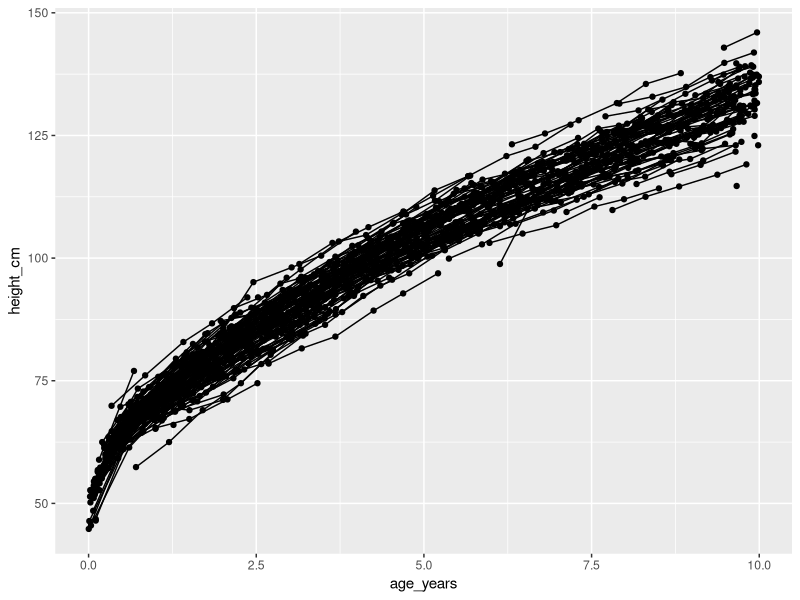

This chart was generated by the following R code:
############################################################
### Cleaning Xavante data. Mato Grosso, Brazil ####
###########################################################

#starting commit: 906a51e
#Author: catalina fernandez

setwd("/Users/catalinafernandez/Library/CloudStorage/OneDrive-Personal/Growth_Project/Source/Xavante/")


library(dplyr)
library(lubridate)

rm(list = ls())
dat <- read.csv("site_measurements.csv")

#####  checks to ensure consistency:

#1. remove observations that do not have BOTH height and weight.keep if only one is missing

sum(is.na(dat[["height_cm"]])) #Zero NA, all rows have height
sum(is.na(dat[["weight_kg"]])) # Zero NA, all rows have weight


# check if there are duplicated rows.
rep <- dat %>% select(-obs_id)
sum(duplicated(rep) | duplicated(rep, fromLast = TRUE)) #no duplicated


# how many people have X observations?
table(table(dat$person_id)) # Most individuals have 6 observations
# 1   2   3   4   5   6   7 
# 55  33  31  40  55 176   1 

#count number of people in the dataframe
dat %>%
  distinct(person_id) %>%
  count() #391 individuals


# plot heights to catch evident outliers

glimpse(dat)
#plot heights
library(ggplot2) 

dev.off() 
ggplot(dat, aes(x =age_years, y = height_cm , group = person_id))+
  geom_line() +
  geom_point()

# two height obs. for different individuals are 999 cm:ind 486, obs # 6wd8r and ind. 413, obs #f574s
# ind. 111, obs #3s4hp has a height of 13.6. 

#Check all obs. for each individual to change/remove obs based on general trajectory

print(dat[dat$person_id == 486, ]) 
print(dat[dat$person_id == 413, ]) 
print(dat[dat$person_id == 111, ]) 

# 999 is off the general growth trajectory for the individual 413 (it's not a typo of 99.9 cm)
# 999 is the only height available for ind. 486, and would be too small for age if it was 99 cm
# 999 is usually used for missing values in SPSS so convert both obs #f574s and #6wd8r to NA
#13.6 cm in 111 most likely a typo of 113.6 according to trajectory (n=6 obs)

dat$height_cm [which(dat$obs_id=="f574s")] <- NA 
dat$height_cm [which(dat$obs_id=="6wd8r")] <- NA 
dat$height_cm [which(dat$obs_id=="3s4hp")] <- 113.6 #13.6 probably typo; 113.6 likely given trajectory

## Flag obs, that are off the trajectory (for repeated measures)

#count n of obs. per ind.
dat <- dat %>%
  add_count(person_id, name = "obs_counts")

# individuals that have at least two observations

long <- dat %>%
  filter(obs_counts >= 2)

# flag observations whose heights go DOWN 3 cm or more.
# add column estimated age to make it easier to assess whether differences are likely or not 

down <- long %>%
  group_by (person_id) %>%
  arrange(age_years) %>%
  summarize(min_height_diffs=min(diff(height_cm))) %>%
  filter (min_height_diffs <=-3)

#count n of obs that goes down.
down %>%
  distinct(person_id) %>%
  count() # 14 individuals whose heights go down 3 or more cm

#i <- 1
#print(long[long$person_id == down$person_id [i], ]) 
#i <- i + 1


#-1 #ind 90; obs #6nnnu is off the trajectory and male . Not the same ind (90). Remove entire row
dat <- dat %>%
  filter(obs_id != "6nnnu") #remove entire row for obs.#6nnnu 

#-2 #ind.150; obs #uj6lg:
dat$height_cm [which(dat$obs_id=="uj6lg")] <- 116.6 #changed 106.6 to 116.6; probably a typo given trajectory

#-3 #ind.263; obs. #lc3ij:
dat$height_cm [which(dat$obs_id=="lc3ij")] <- 113.2 #changed 103.2 to 113.2; probably a typo given trajectory

#-4 #ind.400; obs #hh4a2 
dat$height_cm [which(dat$obs_id=="hh4a2")] <- 109.9 #changed 119.9 to 109.9; probably a typo given trajectory

#-5 #ind.545; obs #dkcs1
dat$height_cm [which(dat$obs_id=="dkcs1")] <- 111.6  #changed 101.6  to 111.6 ; probably a typo given trajectory 

#-6 #ind.550; obs.#qsyrs
dat$height_cm [which(dat$obs_id=="qsyrs")] <- NA  #changed 108.2to NA; OFF the trajectory and no evident fix

#-7 #ind.553; obs #e1n9p. Both height and weight are off the trajectory. Delete entire row.
dat <- dat %>%
  filter(obs_id != "e1n9p") #remove entire row for obs.#e1n9p 

#-8 ind.579 ; obs #iuhbt
dat$height_cm [which(dat$obs_id=="iuhbt")] <-  113.9  #changed 103.9 to 113.9; likely a typo given trajectory

#-9 ind.582; obs #tzyeg  
dat$height_cm [which(dat$obs_id=="tzyeg")] <-  118.9 #changed 108.9 to 118.9; likely a typo given trajectory

#-10 ind. 724; obs #2wf55 
dat$height_cm [which(dat$obs_id=="2wf55")] <-  70.7 #changed 80.7 to 70.1; likely a typo given trajectory

#-11 ind.732; obs.#tkyxw 
dat$height_cm [which(dat$obs_id=="tkyxw")] <- 83.3 #changed 73.8 to 83.8; likely a typo given trajectory

#-12 ind.733; obs. #t24uw  
dat$height_cm [which(dat$obs_id=="t24uw")] <- 74.3 #changed 64.3 to 74.3; likely a typo given trajectory

#-13 ind.748; obs #smigr
dat$height_cm [which(dat$obs_id=="smigr")] <- 74.4 #changed 74.4 to 84.4; likely a typo given trajectory

#-14 ind.767 obs #5ud2j
dat$height_cm [which(dat$obs_id=="5ud2j")] <- 63.5 #changed 73.5 to 63.5; likely a typo given trajectory


#Most ind. in this ds were measured biannualy.From long, check inds whose heights go up >=10cm. 
long <- dat %>% #update "long"
  filter(obs_counts >= 2)

up <- long %>%
  group_by(person_id) %>%
  arrange(age_years) %>%
  mutate(time_elap = as.numeric (age_years - first(age_years)),
         obs_diff = height_cm - lag(height_cm)) %>%
  filter(person_id %in% unique(person_id[obs_diff >= 10 & time_elap < 1]))


#up <- long %>%
#  group_by(person_id) %>%
#  arrange(age_years) %>%
#  summarize(min_height_diffs=min(diff(height_cm))) %>%
 # filter(min_height_diffs >=10)

#n of obs that goes up +10
up %>%
  distinct(person_id) %>%
  count() #40 inds.

i <- 1
print(up[up$person_id == up$person_id [i], ]) 
i <- i + 1

# -1 ind.125 increase 13 cm in 6 months while 6 yo is a lot but keep it as it is.

# -2 ind.644 increase 10 cm in 6 months (±from birth to 6mo). ±15cm are expected first 6mo.
#left it as it is

# -3 ind.660 increase 11 cm in 6 months (toddler age).left it as it is

# -4 ind.665 increase 22cm in 6 months (57cm at 13mo to 79 at 19mo). Probably typo on 13mo measure (#9vwxg)
dat$height_cm [which(dat$obs_id=="9vwxg")] <- 66.9 #changed 56.9 to 66.9; probably typo given trajectory

#-5 ind.677 increase 17 cm in 6 months (±from birth to 6mo). ±15cm are expected first 6mo.
#left it as it is

# -6 ind. 689 increase 12 cm in 6 months (±from birth to 6mo). ±15cm are expected first 6mo.
#left it as it is

# -7 ind 699 increase 15 cm in 6 months (±from birth to 6mo). ±15cm are expected first 6mo.
#left it as it is

# -8 ind.706 increase 14 cm in 6 months (±from birth to 6mo). ±15cm are expected first 6mo.
#left it as it is

# -9 ind.707 increase 13 cm in 6 months (±from birth to 6mo). ±15cm are expected first 6mo.
#left it as it is

# -10 ind.738 increase 11 cm in 6 months (±from birth to 6mo). ±15cm are expected first 6mo.
#left it as it is

# -11 ind. 749; obs #xo7ej
dat$height_cm [which(dat$obs_id=="xo7ej")] <- 73.7 #changed 63.7 to 73.7; probably typo given trajectory and age

# -12 ind.751 increase 11 cm in 6 months (±from birth to 6mo). ±15cm are expected first 6mo.
#left it as it is

# -13 ind 753 increase of 12cm in 6 months (±from birth to 6mo). ±15cm are expected first 6mo.
#left it as it is.

# -14 ind. 757 increase 16 cm in 6 months (±from birth to 6mo). ±15cm are expected first 6mo.
#left it as it is

# -15 ind.760 increase 14 cm in 6 months (±from birth to 6mo). ±15cm are expected first 6mo.
#left it as it is

# -16 ind.761 increase 10 cm in 6 months (±from birth to 6mo). ±15cm are expected first 6mo.
#left it as it is

# -17 ind.763 increase 12 cm in 6 months (±from birth to 6mo). ±15cm are expected first 6mo.
#left it as it is

# -18 ind. 776 increase 16 cm in 6 months (±from birth to 6mo). ±15cm are expected first 6mo.
#left it as it is

# -19 ind.778 increase 12 cm in 6 months (±from birth to 6mo). ±15cm are expected first 6mo.
#left it as it is

# -20 ind.779 increase 13 cm in 6 months (±from birth to 6mo). ±15cm are expected first 6mo.
#left it as it is

# -21 ind.782 increase 11 cm in 6 months (±from birth to 6mo). ±15cm are expected first 6mo.
#left it as it is
 
# -22 ind 783 increase 17 cm in 6 months (±from birth to 6mo). ±15cm are expected first 6mo.
#left it as it is

# -23 ind.784 increase 11 cm in 6 months (±from birth to 6mo). ±15cm are expected first 6mo.
#left it as it is

# -24 ind.788 increase 19 cm in 6 months (±from birth to 6mo). ±15cm are expected first 6mo.
#left it as it is
 
# -25 ind.793 increase 10 cm in 6 months (±from birth to 6mo). ±15cm are expected first 6mo.
#left it as it is

# -26 ind.794 increase 14 cm in 6 months (±from birth to 6mo). ±15cm are expected first 6mo.
#left it as it is

# -27 ind. 806 increase 10 cm in 6 months (±from birth to 6mo). ±15cm are expected first 6mo.
#left it as it is

# -28 ind.807 increase 13 cm in 6 months (±from birth to 6mo). ±15cm are expected first 6mo.
#left it as it is

# -29 ind.810  increase 13 cm in 6 months (±from birth to 6mo). ±15cm are expected first 6mo.
#left it as it is

# -30 ind.812 increase 12 cm in 6 months (±from birth to 6mo). ±15cm are expected first 6mo.
#left it as it is

# -31 ind. 813 increase 14 cm in 6 months (±from birth to 6mo). ±15cm are expected first 6mo.
#left it as it is

# -32 ind. 816 increase 12 cm in 6 months (±from birth to 6mo). ±15cm are expected first 6mo.
#left it as it is

# -33 ind. 819 increase 13 cm in 6 months (±from birth to 6mo). ±15cm are expected first 6mo.
#left it as it is   

# -34 ind.820 increase 18 cm in 6 months (±from birth to 6mo). ±15cm are expected first 6mo.
#left it as it is   

# -35 ind.821 increase 11 cm in 6 months (±from birth to 6mo). ±15cm are expected first 6mo.
#left it as it is 

# -36 ind. 822 increase 12 cm in 6 months (±from birth to 6mo). ±15cm are expected first 6mo.
#left it as it is

# -37 ind 823 increase 16 cm in 6 months (±from birth to 6mo). ±15cm are expected first 6mo.
#left it as it is

# -38 ind.824 increase 16 cm in 6 months (±from birth to 6mo). ±15cm are expected first 6mo.
#left it as it is

# -39 ind.825 increase 15 cm in 6 months (±from birth to 6mo). ±15cm are expected first 6mo.
#left it as it is

# -40 ind.827 increase 12 cm in 6 months (±from birth to 6mo). ±15cm are expected first 6mo.
#left it as it is 


#Check heights of individuals < 1 year old to see if there are any biologically implausible values
# measures of newborn look ok although many heights and weights are quite low. No changes made.  

#introduced 3 NA for heights, zero for weight.


#write.csv(dat, "site_measurements.csv",row.names = FALSE)

####


